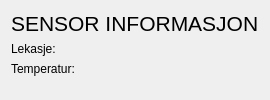
                  <widget class="QFrame" name="container4">
                   <property name="maximumSize">
                    <size>
                     <width>16777215</width>
                     <height>150</height>
                    </size>
                   </property>
                   <property name="autoFillBackground">
                    <bool>false</bool>
                   </property>
                   <property name="styleSheet">
                    <string notr="true">QPushButton{background-color: grey; color: white;}</string>
                   </property>
                   <property name="frameShape">
                    <enum>QFrame::NoFrame</enum>
                   </property>
                   <property name="frameShadow">
                    <enum>QFrame::Raised</enum>
                   </property>
                   <layout class="QVBoxLayout" name="verticalLayout_7">
                    <item>
                     <widget class="QLabel" name="sensorinfo_5">
                      <property name="maximumSize">
                       <size>
                        <width>1000</width>
                        <height>50</height>
                       </size>
                      </property>
                      <property name="font">
                       <font>
                        <family>Arial</family>
                        <pointsize>16</pointsize>
                       </font>
                      </property>
                      <property name="text">
                       <string>SENSOR INFORMASJON</string>
                      </property>
                      <property name="textFormat">
                       <enum>Qt::RichText</enum>
                      </property>
                     </widget>
                    </item>
                    <item>
                     <widget class="QLabel" name="lekkasje_5">
                      <property name="maximumSize">
                       <size>
                        <width>16777215</width>
                        <height>20</height>
                       </size>
                      </property>
                      <property name="font">
                       <font>
                        <family>Arial</family>
                       </font>
                      </property>
                      <property name="frameShadow">
                       <enum>QFrame::Sunken</enum>
                      </property>
                      <property name="text">
                       <string>Lekasje:</string>
                      </property>
                      <property name="textFormat">
                       <enum>Qt::RichText</enum>
                      </property>
                     </widget>
                    </item>
                    <item>
                     <widget class="QLabel" name="lekkasje_6">
                      <property name="maximumSize">
                       <size>
                        <width>16777215</width>
                        <height>20</height>
                       </size>
                      </property>
                      <property name="font">
                       <font>
                        <family>Arial</family>
                       </font>
                      </property>
                      <property name="frameShadow">
                       <enum>QFrame::Sunken</enum>
                      </property>
                      <property name="text">
                       <string>Temperatur:</string>
                      </property>
                      <property name="textFormat">
                       <enum>Qt::RichText</enum>
                      </property>
                     </widget>
                    </item>
                    <item>
                     <widget class="QFrame" name="frame_5">
                      <property name="frameShape">
                       <enum>QFrame::NoFrame</enum>
                      </property>
                      <property name="frameShadow">
                       <enum>QFrame::Raised</enum>
                      </property>
                     </widget>
                    </item>
                   </layout>
                  </widget>
